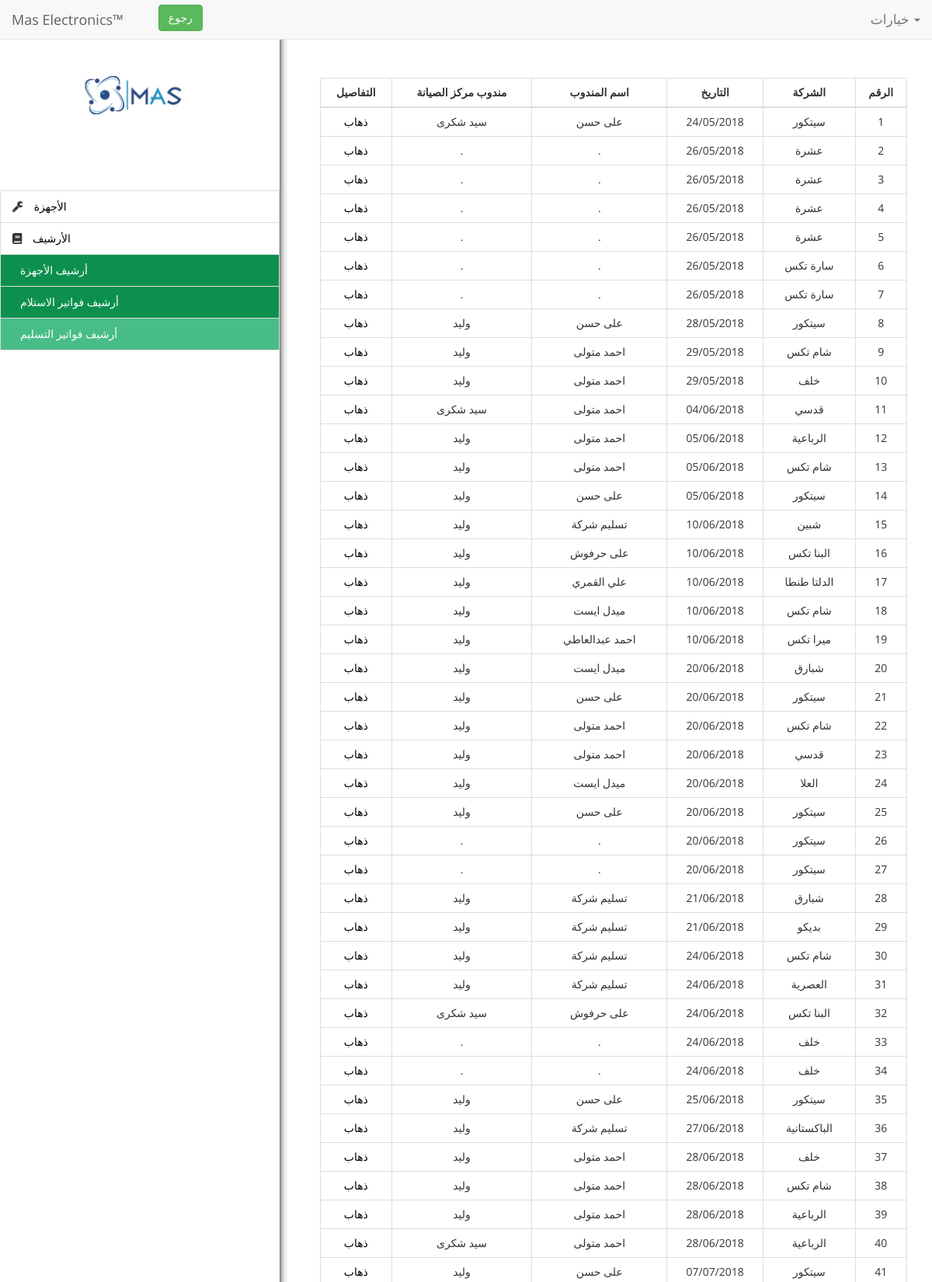
Screenshot of /receipts/delivery-receipt-archive/ (upper part) with the database file from the repository.
### receipts/models.py (models this page shows)
class DeliveryReceipt(BaseReceipt):
    def __str__(self):
        return self.company_name

### receipts/views.py (the view)
def delivery_receipt_archive_view(request):
    data = get_abstract_data()
    data['delivery_receipts'] = DeliveryReceipt.objects.all()
    return render(request, 'receipts/delivery-receipt-archive.html', context=data)

### abstract/models.py (called while the page is built)
    @property
    def formatted_date(self):
        return self.date.strftime('%d/%m/%Y')

### abstract/utils.py (called while the page is built)
def get_abstract_data(view=None):
    return {}

### receipts/templates/receipts/delivery-receipt-archive.html (shortened to what this page needs)
{% extends 'receipts/receipt-archive-base.html' %}
{% block table_name %}delivery-archive-table{% endblock %}
{% block rows %}
    {% for receipt in delivery_receipts %}
        <tr data-row='{{ forloop.counter }}' data-pk="{{ receipt.pk }}">
            <td>{{ receipt.id }}</td>
            <td data-company="{{ receipt.company_name }}">{{ receipt.company_name }}</td>
            <td>{{ receipt.formatted_date }}</td>
            <td>{{ receipt.outer_representative }}</td>
            <td>{{ receipt.inner_representative }}</td>
            <td>
                <a href="{{ receipt.pk }}" class="receipt-link" data-type="delivery" data-pk="{{ receipt.pk }}">ذهاب</a>
            </td>
        </tr>
    {% endfor %}
{% endblock %}

### static/css/base.css (style rules this page uses)
* { font-family: "Open Sans" }
td, th { text-align: center }

### accounts/static/accounts/css/dashboard.css (style rules this page uses)
body { overflow: hidden; font-family: 'Mukta Malar', sans-serif; background-color: whitesmoke !important; -webkit-print-color-adjust: exact }
a, a:hover, a:focus { color: black; text-decoration: none }

### static/css/print-style.css (style rules this page uses)
body { background-color: whitesmoke !important; }

### rows the page displays
DeliveryReceipt: id "1", company_name "سيتكور", formatted_date "24/05/2018", outer_representative "على حسن", inner_representative "سيد شكرى"
DeliveryReceipt: id "2", company_name "عشرة", formatted_date "26/05/2018", outer_representative ".", inner_representative "."
DeliveryReceipt: id "3", company_name "عشرة", formatted_date "26/05/2018", outer_representative ".", inner_representative "."
DeliveryReceipt: id "4", company_name "عشرة", formatted_date "26/05/2018", outer_representative ".", inner_representative "."
DeliveryReceipt: id "5", company_name "عشرة", formatted_date "26/05/2018", outer_representative ".", inner_representative "."
DeliveryReceipt: id "6", company_name "سارة تكس", formatted_date "26/05/2018", outer_representative ".", inner_representative "."
DeliveryReceipt: id "7", company_name "سارة تكس", formatted_date "26/05/2018", outer_representative ".", inner_representative "."
DeliveryReceipt: id "8", company_name "سيتكور", formatted_date "28/05/2018", outer_representative "على حسن", inner_representative "وليد"
DeliveryReceipt: id "9", company_name "شام تكس", formatted_date "29/05/2018", outer_representative "احمد متولى", inner_representative "وليد"
DeliveryReceipt: id "10", company_name "خلف", formatted_date "29/05/2018", outer_representative "احمد متولى", inner_representative "وليد"
DeliveryReceipt: id "11", company_name "قدسي", formatted_date "04/06/2018", outer_representative "احمد متولى", inner_representative "سيد شكرى"
DeliveryReceipt: id "12", company_name "الرباعية", formatted_date "05/06/2018", outer_representative "احمد متولى", inner_representative "وليد"
DeliveryReceipt: id "13", company_name "شام تكس", formatted_date "05/06/2018", outer_representative "احمد متولى", inner_representative "وليد"
DeliveryReceipt: id "14", company_name "سيتكور", formatted_date "05/06/2018", outer_representative "على حسن", inner_representative "وليد"
DeliveryReceipt: id "15", company_name "شبين", formatted_date "10/06/2018", outer_representative "تسليم شركة", inner_representative "وليد"
DeliveryReceipt: id "16", company_name "البنا تكس", formatted_date "10/06/2018", outer_representative "على حرفوش", inner_representative "وليد"
DeliveryReceipt: id "17", company_name "الدلتا طنطا", formatted_date "10/06/2018", outer_representative "علي القمري", inner_representative "وليد"
DeliveryReceipt: id "18", company_name "شام تكس", formatted_date "10/06/2018", outer_representative "ميدل ايست", inner_representative "وليد"
DeliveryReceipt: id "19", company_name "ميرا تكس", formatted_date "10/06/2018", outer_representative "احمد عبدالعاطي", inner_representative "وليد"
DeliveryReceipt: id "20", company_name "شبارق", formatted_date "20/06/2018", outer_representative "ميدل ايست", inner_representative "وليد"
DeliveryReceipt: id "21", company_name "سيتكور", formatted_date "20/06/2018", outer_representative "على حسن", inner_representative "وليد"
DeliveryReceipt: id "22", company_name "شام تكس", formatted_date "20/06/2018", outer_representative "احمد متولى", inner_representative "وليد"
DeliveryReceipt: id "23", company_name "قدسي", formatted_date "20/06/2018", outer_representative "احمد متولى", inner_representative "وليد"
DeliveryReceipt: id "24", company_name "العلا", formatted_date "20/06/2018", outer_representative "ميدل ايست", inner_representative "وليد"
DeliveryReceipt: id "25", company_name "سيتكور", formatted_date "20/06/2018", outer_representative "على حسن", inner_representative "وليد"
DeliveryReceipt: id "26", company_name "سيتكور", formatted_date "20/06/2018", outer_representative ".", inner_representative "."
DeliveryReceipt: id "27", company_name "سيتكور", formatted_date "20/06/2018", outer_representative ".", inner_representative "."
DeliveryReceipt: id "28", company_name "شبارق", formatted_date "21/06/2018", outer_representative "تسليم شركة", inner_representative "وليد"
DeliveryReceipt: id "29", company_name "بديكو", formatted_date "21/06/2018", outer_representative "تسليم شركة", inner_representative "وليد"
DeliveryReceipt: id "30", company_name "شام تكس", formatted_date "24/06/2018", outer_representative "تسليم شركة", inner_representative "وليد"
DeliveryReceipt: id "31", company_name "العصرية", formatted_date "24/06/2018", outer_representative "تسليم شركة", inner_representative "وليد"
DeliveryReceipt: id "32", company_name "البنا تكس", formatted_date "24/06/2018", outer_representative "على حرفوش", inner_representative "سيد شكرى"
DeliveryReceipt: id "33", company_name "خلف", formatted_date "24/06/2018", outer_representative ".", inner_representative "."
DeliveryReceipt: id "34", company_name "خلف", formatted_date "24/06/2018", outer_representative ".", inner_representative "."
DeliveryReceipt: id "35", company_name "سيتكور", formatted_date "25/06/2018", outer_representative "على حسن", inner_representative "وليد"
DeliveryReceipt: id "36", company_name "الباكستانية", formatted_date "27/06/2018", outer_representative "تسليم شركة", inner_representative "وليد"
DeliveryReceipt: id "37", company_name "خلف", formatted_date "28/06/2018", outer_representative "احمد متولى", inner_representative "وليد"
DeliveryReceipt: id "38", company_name "شام تكس", formatted_date "28/06/2018", outer_representative "احمد متولى", inner_representative "وليد"
DeliveryReceipt: id "39", company_name "الرباعية", formatted_date "28/06/2018", outer_representative "احمد متولى", inner_representative "وليد"
DeliveryReceipt: id "40", company_name "الرباعية", formatted_date "28/06/2018", outer_representative "احمد متولى", inner_representative "سيد شكرى"
DeliveryReceipt: id "41", company_name "سيتكور", formatted_date "07/07/2018", outer_representative "على حسن", inner_representative "وليد"
